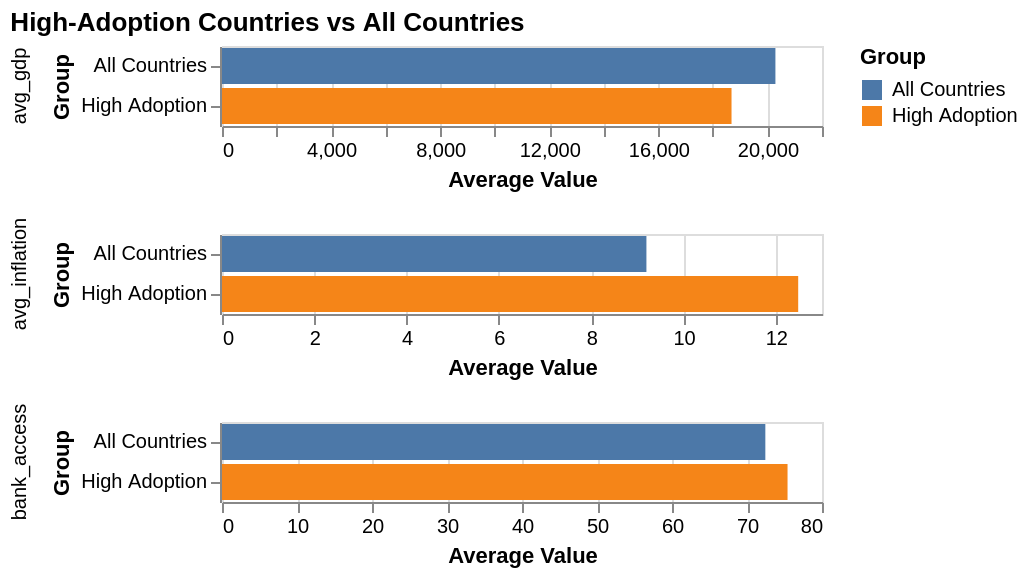

The code cell stored with this chart in its notebook:
### Code cell
import pandas as pd
import altair as alt

compare_df = pd.DataFrame({"group": ["High Adoption", "All Countries"],
    "avg_inflation": [high_adoption["avg_inflation"].mean(),
        h4_data["avg_inflation"].mean()],
    
        "avg_gdp": [
        high_adoption["avg_gdp"].mean(),
        h4_data["avg_gdp"].mean()],
                           
    "bank_access": [
        high_adoption["bank_access"].mean(),
        h4_data["bank_access"].mean()]})

compare_melt = compare_df.melt(
    id_vars="group",
    var_name="variable",
    value_name="value")

alt.Chart(compare_melt).mark_bar().encode(
    y=alt.Y("group", title="Group"),
    x=alt.X("value", title="Average Value"),
    color=alt.Color("group", title="Group")
).facet(row=alt.Row("variable", title=None)
).resolve_scale(x="independent"
).properties(
    title="High-Adoption Countries vs All Countries")

### Figure 1 — Vega-Lite specification as saved in the notebook (floating-point values rounded to 4 significant figures)
{"config": {"view": {"continuousWidth": 300, "continuousHeight": 300}}, "data": {"name": "data-20dd77e699e2403e5a82aacd8da3d8cc"}, "facet": {"row": {"field": "variable", "title": null, "type": "nominal"}}, "spec": {"mark": {"type": "bar"}, "encoding": {"color": {"field": "group", "title": "Group", "type": "nominal"}, "x": {"field": "value", "title": "Average Value", "type": "quantitative"}, "y": {"field": "group", "title": "Group", "type": "nominal"}}}, "resolve": {"scale": {"x": "independent"}}, "title": "High-Adoption Countries vs All Countries", "$schema": "https://vega.github.io/schema/vega-lite/v6.1.0.json", "datasets": {"data-20dd77e699e2403e5a82aacd8da3d8cc": [{"group": "High Adoption", "variable": "avg_inflation", "value": 12.48}, {"group": "All Countries", "variable": "avg_inflation", "value": 9.196}, {"group": "High Adoption", "variable": "avg_gdp", "value": 18680.0}, {"group": "All Countries", "variable": "avg_gdp", "value": 20290.0}, {"group": "High Adoption", "variable": "bank_access", "value": 75.41}, {"group": "All Countries", "variable": "bank_access", "value": 72.45}]}}
